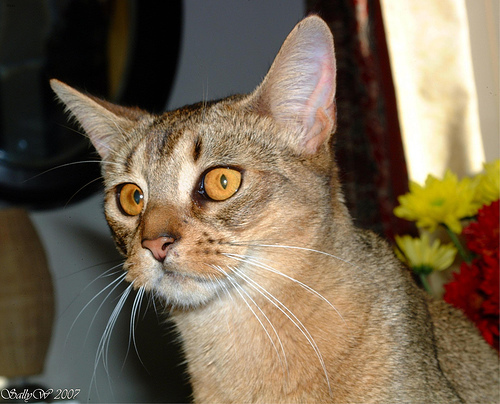
#> input picture images_cats-dogs/Abyssinian_108.jpg, 500 x 404 px, found by its file name
$ jupyter execute --allow-errors Cats-dogs.ipynb
#> lines starting #> are read from the running program, lines starting #| are printed output that depends on the picture
[cell 1]
## Importando as libs necessárias
from google.colab import files
import os, io, time

# Criando o diretório inicial: /content/
os.chdir('/content/')
try:
  os.mkdir('Imagens', )
except:
  print('A pasta já existe.')
os.chdir('./Imagens')
os.listdir()
uploaded_images = files.upload()
#> the answer given: Abyssinian_108.jpg

# Aplicando HOG

[cell 2]
## Reduzir as imagens
from skimage.io import imread, imshow
from skimage.transform import resize
from skimage.feature import hog
## pandas
import pandas as pd
## Importando PCA do SkLearn
from sklearn.decomposition import PCA

hogs = [16,20,24,28,32,40]
pcas = [.10,.15,.20,.25,.30,.35,.40,.45,.50,.55,.60,.65,.70,.75,.80,.85,.90,.95]


hogs_pcas = []

for hog_size in hogs:
  hog_features = []
  for filename in uploaded_images.keys():
    image = imread(filename)
#> image is the input picture: shape (404, 500, 3); mean R, G, B 118.6, 103, 81.7
    image_resized = resize(image, (128,128))
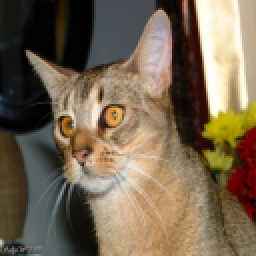
#> image_resized: shape (128, 128, 3) float64 (shown 2 times larger); mean R, G, B 0.465, 0.404, 0.32
    fd, hog_image = hog(image_resized, orientations=9, pixels_per_cell=(hog_size, hog_size),
                      cells_per_block=(2, 2), visualize=True, channel_axis=-1)
#> fd = 1764 values, max 0.468 at index 72, min 0.000179 at index 48, mean 0.135
    hog_features.append(fd)

  ## Adicionar as colunas com os valores do hog para cada um
  data = {"pathfile": uploaded_images.keys(), "hog_features": hog_features}
  df = pd.DataFrame(data)
#> df = table of 1 rows and 2 columns
  df['classe'] = df['pathfile'].str.split('_').str[0]
  df = df.drop('pathfile', axis=1)

  # transformando cada valor do hog_feature em um atributo (coluna)
  df2 = pd.DataFrame(df['hog_features'].tolist())
#> df2 = table of 1 rows and 1764 columns
  df2.columns = df2.columns.map(lambda x: f'hog_feature_{x+1}')
  df = pd.concat([df.drop('hog_features', axis=1), df2], axis=1)
#> df = table of 1 rows and 1765 columns

  # ----- COMEÇANDO PCA ------
  for porcent in pcas:
    y = df.classe # Target variable (classe)
    X = df.copy().drop('classe', axis=1) # Features

    ##pca_obj = PCA(n_components=4) #para dizer quantos componentes quero ter
    pca_obj = PCA(n_components=porcent, whiten=True) #qual porcentagem de informação eu quero
    pca_result = pca_obj.fit_transform(X)

    print(f'hog de {hog_size}x{hog_size} e pca de {porcent}')
    print(f'shape: {pca_result.shape}')
    print()

    colunas = []
    for i in range(pca_result.shape[1]):
      colunas.append('pca_'+str(i))

    pca_dataset = pd.DataFrame(data = pca_result, columns = colunas) # Atual

    ## Juntando o atributo classe
    final_data = pca_dataset.join(y)

    # Salvando Pessoa.csv transformado
    df_hog_pca = pd.DataFrame(final_data)
    df_hog_pca.to_csv(f'{hog_size}x{hog_size}_pca-{porcent}.csv', index=False)

    # Importando arquivo transformado
    from google.colab import files
    files.download(f'{hog_size}x{hog_size}_pca-{porcent}.csv')
    hogs_pcas.append([hog_size, porcent, df_hog_pca])
#> after the loop, hogs_pcas = 18 items
